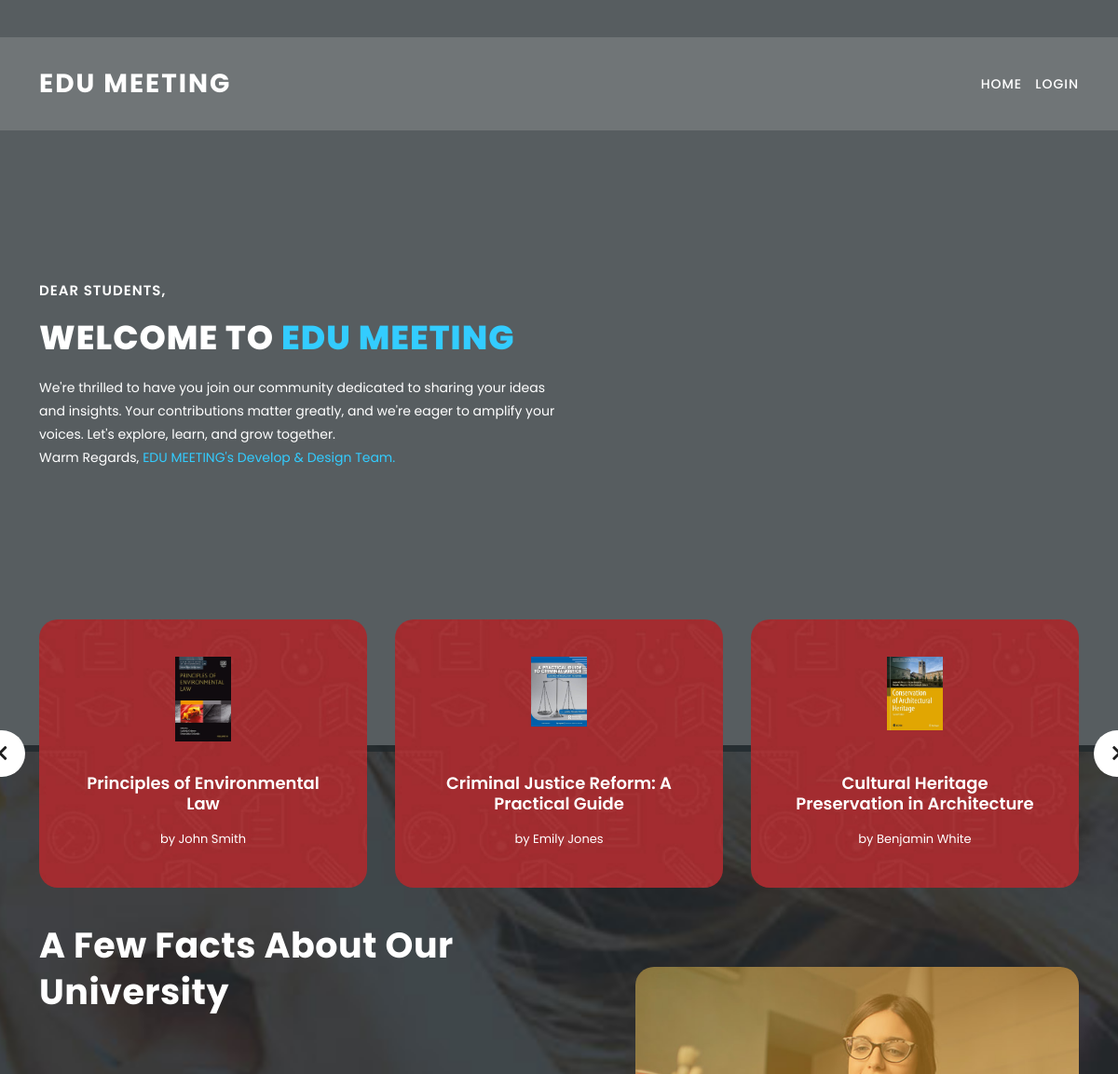
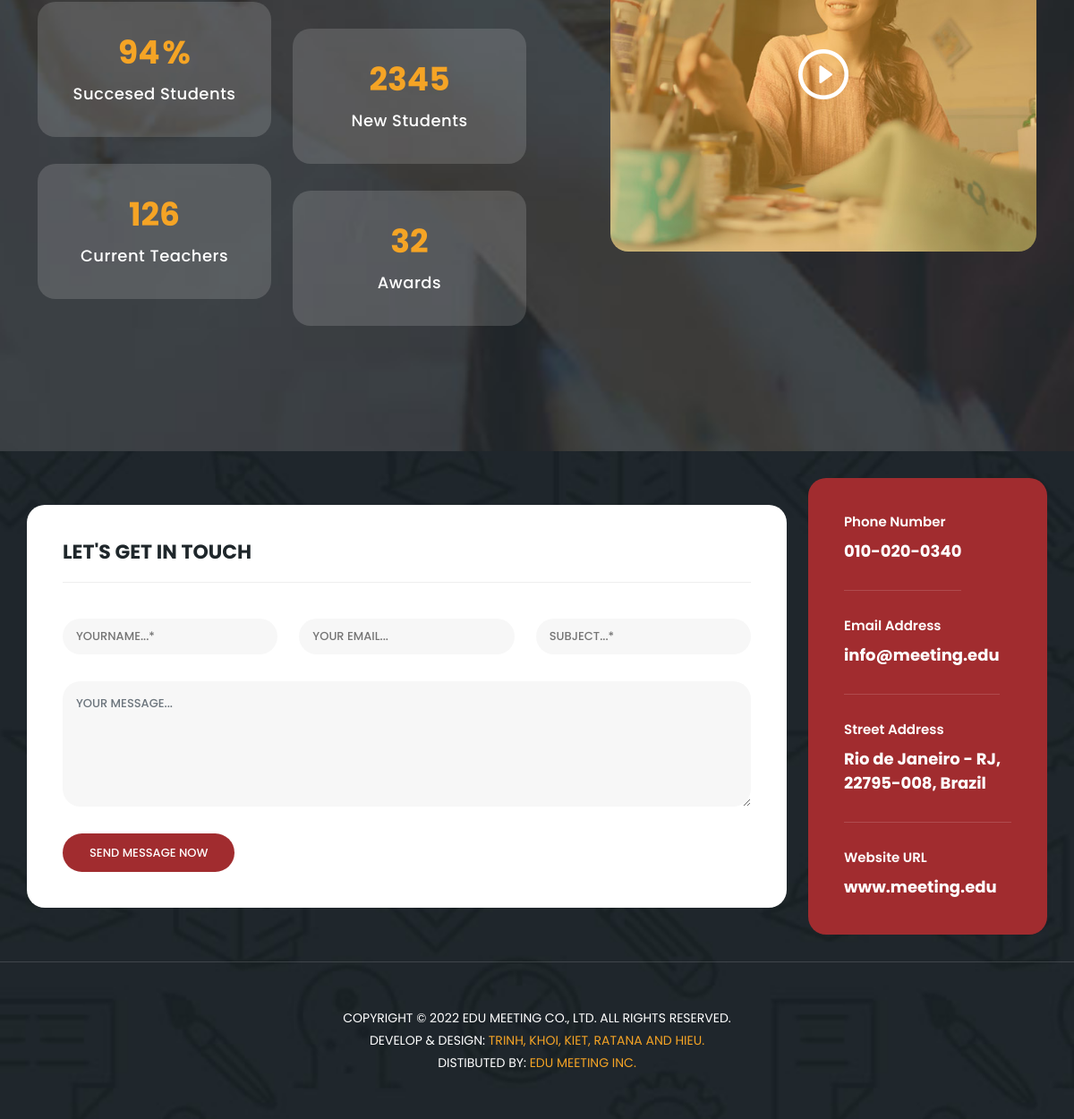
The page / on the database its author committed (2 pictures, top to bottom).
### home/models.py (models this page shows, shortened)
class Contributions(models.Model):
    user = models.ManyToManyField(UserProfile)
    title = models.CharField(max_length=100)
    content = models.TextField(null = True)
    faculty = models.ForeignKey(Faculties,on_delete=models.CASCADE)
    term = models.BooleanField(default=False)
    createAt = models.DateTimeField(auto_now_add=True)
    academic_Year = models.ForeignKey(AcademicYear,blank=True, null =True, on_delete=models.CASCADE)
    reject_reason = models.TextField(blank=True, null=True)
    status = models.CharField(max_length=10,  default='waiting')
    public = models.BooleanField(default = False)

class ContributionFiles(models.Model):
    word = models.FileField(null = True)
    img = models.FileField(null = True)
    contribution = models.ForeignKey(Contributions, on_delete=models.CASCADE, related_name='files', null=True)

### home/views.py (the view)
# urls.py: path('', views.home, name='home'),
def home(request):
    permissions = get_user_roles_and_permissions(request.user)
    public_contributions = Contributions.objects.filter(public=True)
    context = {
        'faculties': permissions['faculties'],
        'can_upload': permissions['can_upload'],
        'is_admin': permissions['is_admin'],
        'is_coordinator': permissions['is_coordinator'],
        'is_manager': permissions['is_manager'],
        'is_student': permissions['is_student'],
        'is_guest': permissions['is_guest'],
        'show_faculties': permissions['show_faculties'],
        'public_contributions': public_contributions,
    }
    return render(request, 'home.html', context)

### templates/home.html (shortened to what this page needs)
{% extends "header_footer.html" %}
{%load static%}
{% block content %}
  <section class="section main-banner" id="top" data-section="section1">
    <video autoplay muted loop id="bg-video">
      <source src="{% static 'images/course-video.mp4' %}" type="video/mp4"/>
    </video>
    <div class="video-overlay header-text">
      <div class="container">
        <div class="row">
          <div class="col-lg-12">
            <div class="caption">
              <h6>Dear Students,</h6>
              <h2>Welcome to <a href="#">EDU MEETING</a></h2>
              <p>
                We're thrilled to have you join our community dedicated to sharing your ideas and insights.
                Your contributions matter greatly, and we're eager to amplify your voices. Let's explore, learn,
                and grow together.
              </p>
              <p>Warm Regards,
                <a href="#">EDU MEETING's Develop & Design Team.</a>
              </p>
            </div>
          </div>
        </div>
      </div>
    </div>
  </section>
  <section class="services">
    <div class="container">
      <div class="row">
        <div class="col-lg-12">
          <div class="owl-service-item owl-carousel">
            {% for contribution in public_contributions %}
            <div class="item" >
                <div class="icon" style=" width: 100px; height: 100px;  object-fit: cover;" >
                    {% with contribution.files.first as file %}
                        {% if file and file.img %}
                            <img src="{{ file.img.url }}" alt="{{ contribution.title }} icon">
                        {% else %}
                            <img src="assets/images/default-icon.png" alt="Default Icon">
                        {% endif %}
                    {% endwith %}
                </div>
                <div class="down-content">
                    <h4>{{ contribution.title }}</h4>
                    <p>{{ contribution.content|truncatewords:20 }}</p>
                </div>
            </div>
            {% empty %}
            <div class="item">
                <p>No public contributions available.</p>
            </div>
            {% endfor %}
        </div>
        </div>
      </div>
    </div>
  </section>
  <section class="our-facts">
    <div class="container">
      <div class="row">
        <div class="col-lg-6">
          <div class="row">
            <div class="col-lg-12">
              <h2>A Few Facts About Our University</h2>
            </div>
            <div class="col-lg-6">
              <div class="row">
                <div class="col-12">
                  <div class="count-area-content percentage">
                    <div class="count-digit">94</div>
                    <div class="count-title">Succesed Students</div>
                  </div>
                </div>
                <div class="col-12">
                  <div class="count-area-content">
                    <div class="count-digit">126</div>
                    <div class="count-title">Current Teachers</div>
                  </div>
                </div>
              </div>
            </div>
            <div class="col-lg-6">
              <div class="row">
                <div class="col-12">
                  <div class="count-area-content new-students">
                    <div class="count-digit">2345</div>
                    <div class="count-title">New Students</div>
                  </div>
                </div>
                <div class="col-12">
                  <div class="count-area-content">
                    <div class="count-digit">32</div>
                    <div class="count-title">Awards</div>
                  </div>
                </div>
              </div>
            </div>
          </div>
        </div>
        <div class="col-lg-6 align-self-center">
          <div class="video">
            <a href="https://www.youtube.com/watch?v=HndV87XpkWg" target="_blank"><img src="assets/images/play-icon.png"
                alt=""></a>
          </div>
        </div>
      </div>
    </div>
  </section>
{% endblock content %}

### static/css/templatemo-edu-meeting.css (style rules this page uses)
html, body, div, span, applet, object, iframe, h1, h2, h3, h4, h5, h6, p, blockquote, div pre, a, abbr, acronym, address, big, cite, code, del, dfn, em, font, img, ins, kbd, q, s, samp, small, strike, strong, sub, sup, tt, var, b, u, i, center, dl, dt, dd, ol, ul, li, figure, header, nav, section, article, aside, footer, figcaption { margin: 0; padding: 0; border: 0; outline: 0; }
header, nav, section, article, aside, footer, hgroup { display: block; }
* { box-sizing: border-box; }
html, body { font-family: 'Poppins', sans-serif; font-weight: 400; background-color: #fff; font-size: 16px; -ms-text-size-adjust: 100%; -webkit-font-smoothing: antialiased; -moz-osx-font-smoothing: grayscale; }
a { text-decoration: none !important; color: #3CF; }
h1, h2, h3, h4, h5, h6 { margin-top: 0px; margin-bottom: 0px; }
p { font-size: 14px; line-height: 25px; color: #2a2a2a; }
img { width: 100%; overflow: hidden; }
html, body { background: #fff; font-family: 'Poppins', sans-serif; }
.main-banner { position: relative; max-height: 100%; overflow: hidden; margin-bottom: -7px; }
#bg-video { min-width: 100%; min-height: 100vh; max-width: 100%; max-height: 100vh; object-fit: cover; z-index: -1; }
.video-overlay { position: absolute; background-color: rgba(31,39,43,0.75); top: 0; left: 0; bottom: 0; right: 0; width: 100%; }
.main-banner .caption { position: absolute; top: 50%; transform: translateY(-50%); }
.main-banner .caption h6 { margin-top: 0px; font-size: 15px; text-transform: uppercase; font-weight: 600; color: #fff; letter-spacing: 1px; }
.main-banner .caption h2 { margin-top: 20px; margin-bottom: 20px; font-size: 36px; text-transform: uppercase; font-weight: 800; color: #fff; letter-spacing: 1px; }
.main-banner .caption p { color: #fff; font-size: 14px; max-width: 570px; }
.services { margin-top: -135px; position: absolute; width: 100%; }
.services .item { background-image: url(../images/service-item-bg.jpg); background-repeat: no-repeat; background-size: cover; background-position: center center; border-radius: 20px; text-align: center; color: #fff; padding: 40px; }
.services .item .icon { max-width: 60px; margin: 0 auto; }
.services .item h4 { margin-top: 25px; margin-bottom: 15px; font-size: 18px; font-weight: 600; }
.services .item p { color: #fff; font-size: 13px; }
section.our-facts { background-image: url(../images/facts-bg.jpg); background-position: center center; background-attachment: fixed; background-repeat: no-repeat; background-size: cover; padding: 140px 0px 125px 0px; }
section.our-facts h2 { font-size: 38px; color: #fff; line-height: 50px; font-weight: 700; letter-spacing: 0.5px; margin-bottom: 50px; margin-top: 50px; }
.count-area-content { text-align: center; background-color: rgba(250,250,250,0.15); border-radius: 20px; padding: 25px 30px 35px 30px; margin: 15px 0px; }
.percentage .count-digit:after { content: '%'; margin-left: 3px; }
.count-digit { margin: 5px 0px; color: #f5a425; font-weight: 700; font-size: 36px; }
.count-title { font-size: 18px; font-weight: 500; color: #fff; letter-spacing: 0.5px; }
.new-students { margin-top: 45px; }
section.our-facts .video { text-align: center; margin-left: 70px; background-image: url(../images/video-item-bg.jpg); background-repeat: no-repeat; background-position: center center; background-size: cover; border-radius: 20px; }
section.our-facts .video img { padding: 170px 0px; max-width: 56px; }

### rows shown on the page
Contributions: files.first.img (picture), title "Principles of Environmental Law", content "by John Smith"
Contributions: files.first.img (picture), title "Criminal Justice Reform: A Practical Guide", content "by Emily Jones"
Contributions: files.first.img (picture), title "Cultural Heritage Preservation in Architecture", content "by Benjamin White"
